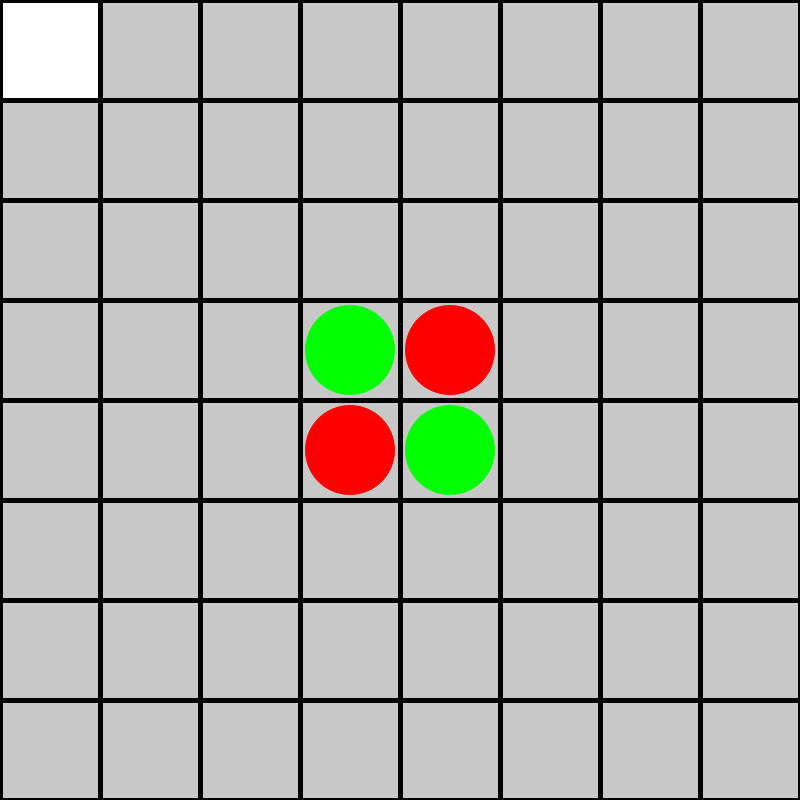
Frame 1 (no input)
Frame 60 (the mouse pressed at the canvas centre just before this capture): identical to frame 1, image omitted
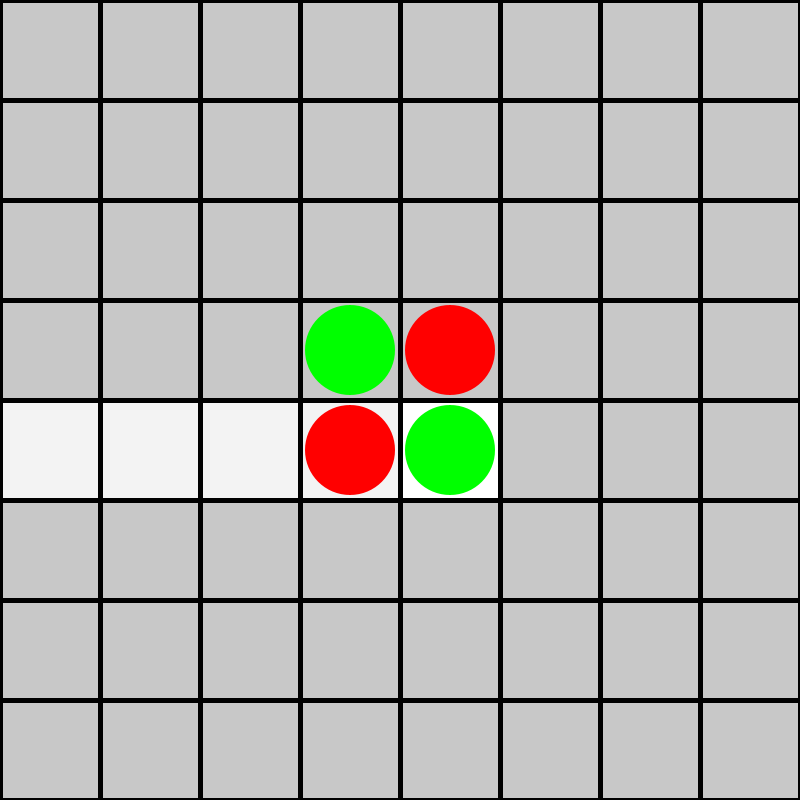
Frame 120 (the mouse held since frame 60 and released just before this capture)

The Processing sketch that drew these frames (run headless with seeded random() and noise(); from frame 60 on, the mouse is pressed at the canvas centre):

// Processing sketch: Reversi
// ── Reversi.pde
/*
How does Reversi work?
 
 Begin with an 8x8 grid with the centre square of 4 covered by red and blue diagonally arranged
 
 */
Cell[][] board;
int s = 8;
float res;
color player1, player2, bg, selectbg;
boolean player1Turn = true;


void setup() {
  size(800, 800);
  res = width/s;
  player1 = color(255,0,0);
  player2 = color(0,255,0);
  bg = color(255,200);
  selectbg = color(255,250);
  board = new Cell[s][s];
  initBoard();
 
}

void draw() {
  background(0);
  stroke(0);
  strokeWeight(1);
  fill(150);
  drawBoard();
  

}

void initBoard(){
 for (int col = 0; col < 8; col++) {
    for (int row = 0; row < 8; row++) {
      board[col][row] = new Cell(col, row); //coords of the corners
    }
  }
  board[3][3].player = 1;
  board[4][4].player = 1;
  board[4][3].player = 2;
  board[3][4].player = 2;
}

void drawBoard(){
  hover();
  for (int col = 0; col < 8; col++) {
    for (int row = 0; row < 8; row++) {
      board[col][row].show();
    }
  }
}

void hover(){
  // draw radial lines out in all 8 directions, noting down the locations
  // first, which square is the thing in?
  fill(bg);
  noStroke();
  int mouseRow = int(mouseX/res);
  int mouseCol = int(mouseY/res);
  //rect(mouseRow*res, mouseCol*res, res, res);
  
  // looking left
  for(int col = 0; col < mouseCol; col++){
    rect(col*res, mouseRow*res, res, res);
  } 
 
 // looking right
 for(int col = mouseCol; col < s; col ++){
     rect(col*res*res, mouseRow*res, res, res);
   }
  
  // looking up
  for(int row = 0; row < mouseRow; row++){
    rect(mouseCol*res, mouseRow*res, res, res);
  }
  
  // looking down
   for(int row = mouseRow; row < s; row++){
    rect(mouseCol*res, mouseRow*res, res, res);
  }
}

// ── Cell.pde
class Cell {
  // shows depending on player
  // has a row and column
  PVector loc;
  boolean selected = false;
  int player = 0; // default: neutral
  Cell(float row, float col) {
    loc = new PVector(row*res, col*res);
  }

  void show() {
    // draw the rectangle
    if (selected) {
      fill(selectbg);
    } else {
      fill(bg);
    }

    stroke(0);
    strokeWeight(5);
    rect(loc.x, loc.y, res, res);

    // draw the player token
    noStroke();
    switch(player) {
    case 1:
      fill(player2);
      ellipse(loc.x + res/2, loc.y + res/2, res*0.9, res*0.9);
      break;
    case 2:
      fill(player1);
      ellipse(loc.x + res/2, loc.y + res/2, res*0.9, res*0.9);
      break;
    }
  }

  void toggle() {
    if (player == 1) {
      player = 2;
    } else {
      player = 1;
    }
  }
}
